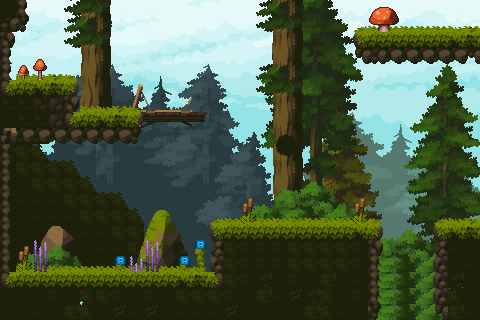

Rendered tile map (Tiled .tmx) drawn with the repository's tilesets; below, a short description and the map source with its tile grids summarised:
An orthogonal 30x20 tile map with 16x16 px tiles, 10 tile layers (BaseBackground, BackgroundLayer, BackgroundLayer2, BackgroundLayer3, ...), 6 tilesets.

<map version="1.9" tiledversion="1.9.2" orientation="orthogonal" renderorder="right-down" width="30" height="20" tilewidth="16" tileheight="16" infinite="0" nextlayerid="11" nextobjectid="1">
 <tileset firstgid="1" source="Tiles/ForestTiles.tsx" />
 <tileset firstgid="626" source="Tiles/Background.tsx" />
 <tileset firstgid="1136" source="Tiles/Trees.tsx" />
 <tileset firstgid="2032" source="Tiles/tree3.tsx" />
 <tileset firstgid="8332" source="Tiles/Tree1.tsx" />
 <tileset firstgid="14632" source="Tiles/Props.tsx" />
 <layer id="5" name="BaseBackground" width="30" height="20">
  <data>[600 cells, 600 non-empty, 510 distinct tile ids]</data>
 </layer>
 <layer id="6" name="BackgroundLayer" width="30" height="20">
  <data>[600 cells, 443 non-empty, 443 distinct tile ids]</data>
 </layer>
 <layer id="10" name="BackgroundLayer2" width="30" height="20">
  <data>[600 cells, 0 non-empty, 0 distinct tile ids]</data>
 </layer>
 <layer id="7" name="BackgroundLayer3" width="30" height="20">
  <data>[600 cells, 180 non-empty, 125 distinct tile ids]</data>
 </layer>
 <layer id="9" name="BackgroundLayer4" width="30" height="20">
  <data>[600 cells, 31 non-empty, 30 distinct tile ids]</data>
 </layer>
 <layer id="8" name="BackgroundLayer5" width="30" height="20">
  <data>[600 cells, 155 non-empty, 155 distinct tile ids]</data>
 </layer>
 <layer id="2" name="Background2" width="30" height="20">
  <data>[600 cells, 49 non-empty, 22 distinct tile ids]</data>
 </layer>
 <layer id="3" name="Background3" width="30" height="20">
  <data>[600 cells, 58 non-empty, 25 distinct tile ids]</data>
 </layer>
 <layer id="1" name="Platforms" width="30" height="20">
  <data>[600 cells, 235 non-empty, 52 distinct tile ids]</data>
 </layer>
 <layer id="4" name="Foreground" width="30" height="20">
  <data>[600 cells, 22 non-empty, 14 distinct tile ids]</data>
 </layer>
</map>
